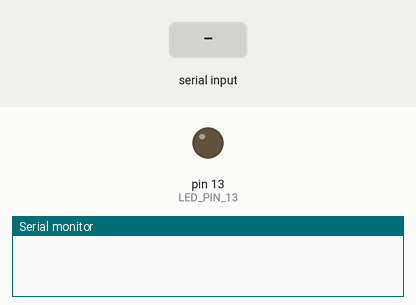
The sketch below on a simulated Arduino Uno, built with avr-gcc and run on an emulated ATmega328P. Shown: output pins drawn as LEDs (lit = HIGH), the last lines printed to the serial monitor. The test bench sets the inputs (shaded band).

Above: at 1.2 s.
1.3 s: "1" received over Serial
At 1.8 s:
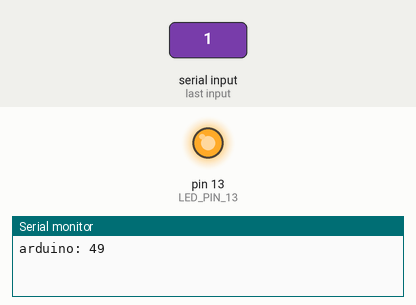
2.8 s: "0" received over Serial
At 4.2 s:
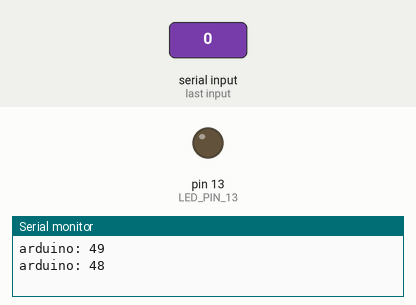
Timing chart, 0 to 5.8 s (numbered marks = the images above; inputs shaded):
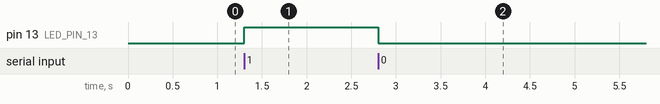

Measured:
- after the input at 1.3 s, pin 13 (LED_PIN_13): LOW → HIGH at once
- after the input at 2.8 s, pin 13 (LED_PIN_13): HIGH → LOW at once

The sketch:

Serial_Control_LED.ino
```cpp
// 控制 LED 燈
// 輸入: 0 LED_PIN_13 關燈
// 輸入: 1 LED_PIN_13 開燈
const int LED_PIN_13 = 13;
void setup() {
  pinMode(LED_PIN_13, OUTPUT);
  Serial.begin(9600);
}

void loop() {
  if(Serial.available() > 0) {
    int n = Serial.read();
    Serial.print("arduino: ");
    Serial.println(n);
    switch(n) {
      case 48: // '0'
        digitalWrite(LED_PIN_13, LOW);
        break;
      case 49: // '1'
        digitalWrite(LED_PIN_13, HIGH);
        break;
    }
  }

}
```
